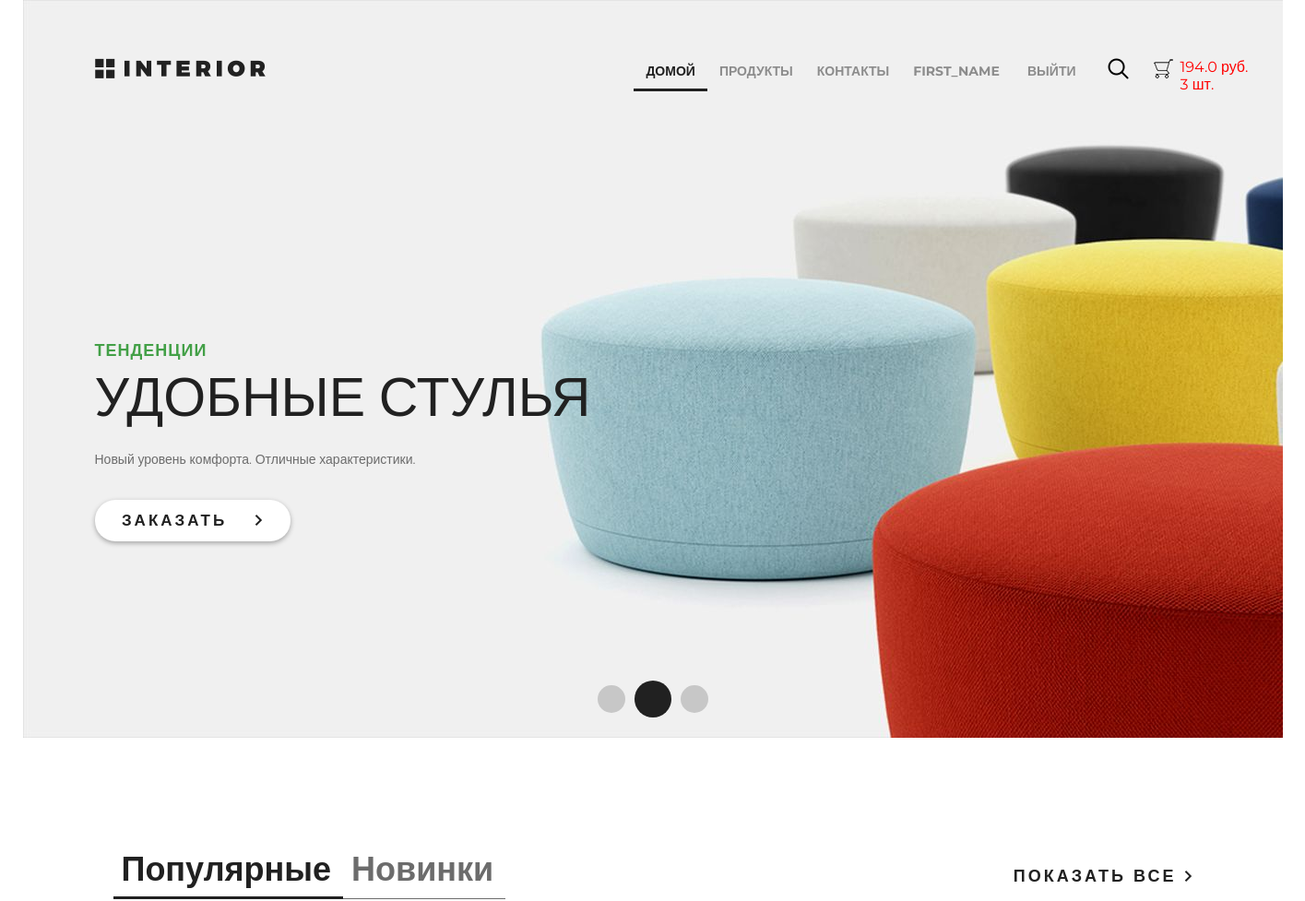
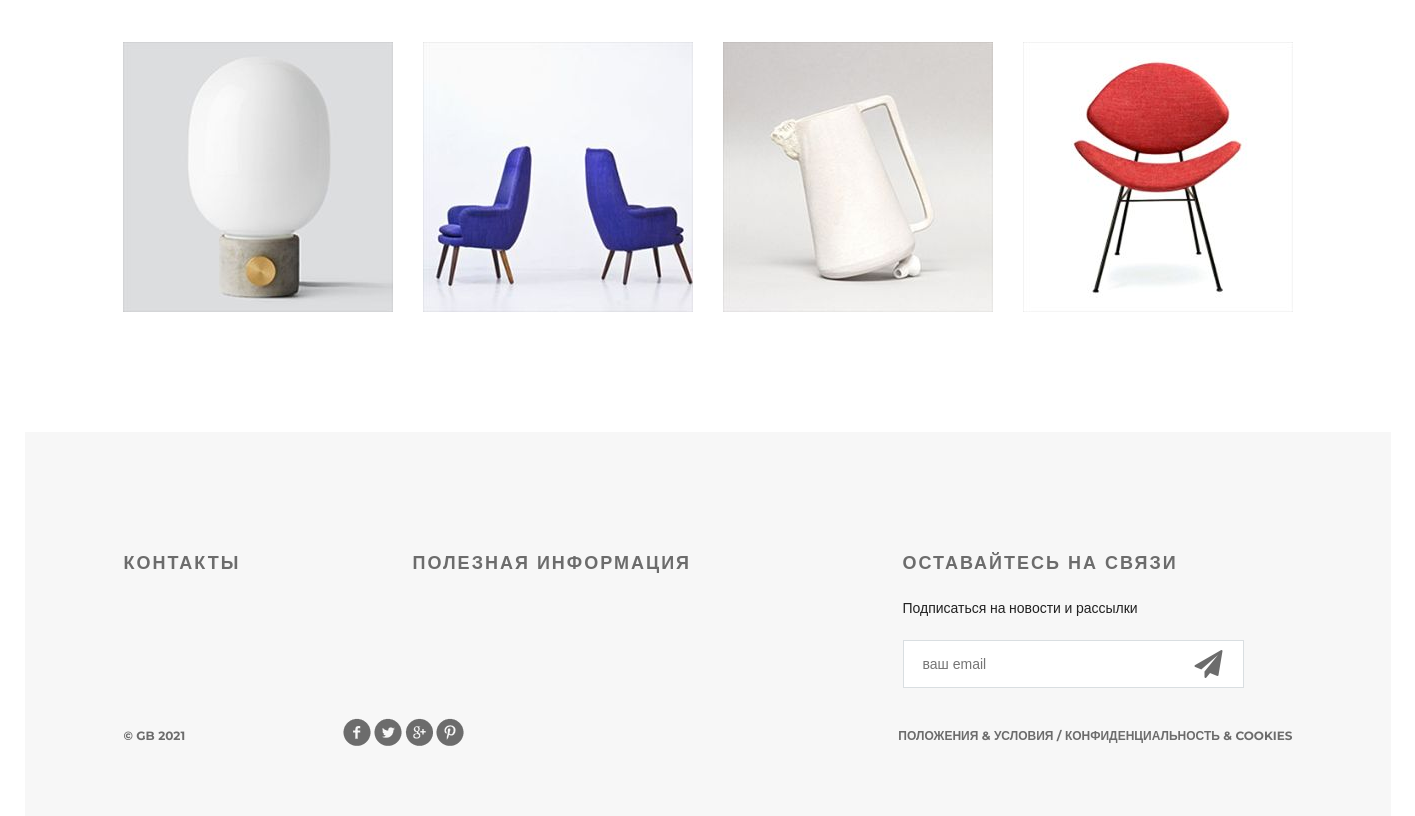
The page / (signed in) on the database its author committed (2 pictures, top to bottom).
### authapp/models.py (models this page shows)
class ShopUser(AbstractUser):
    avatar = models.ImageField(upload_to='users_avatars', blank=True, verbose_name='картинка')
    age = models.PositiveIntegerField(verbose_name='возраст')

### basketapp/models.py (models this page shows)
class Basket(models.Model):
    user = models.ForeignKey(settings.AUTH_USER_MODEL, on_delete=models.CASCADE, related_name='basket')
    product = models.ForeignKey(Product, on_delete=models.CASCADE)
    quantity = models.PositiveSmallIntegerField(default=0)
    created_at = models.DateTimeField(auto_now_add=True)
    @property
    def product_cost(self):
        return self.quantity * self.product.price
    @property
    def total_quantity(self):
        _items = Basket.objects.filter(user=self.user)
        return sum(list(map(lambda x: x.quantity, _items)))
    @property
    def total_cost(self):
        _items = Basket.objects.filter(user=self.user)
        return sum(list(map(lambda x: x.product_cost, _items)))

### mainapp/models.py (models this page shows, shortened)
class Product(models.Model):
    category = models.ForeignKey(ProductCategory, on_delete=models.CASCADE, verbose_name='категория')
    name = models.CharField(max_length=128, verbose_name='название')
    image = models.ImageField(upload_to='products', blank=True, verbose_name='картинка')
    short_desc = models.CharField(max_length=255, blank=True, verbose_name='краткое описание')
    description = models.TextField(blank=True, verbose_name='описание')
    price = models.DecimalField(max_digits=10, decimal_places=2, default=0, verbose_name='цена')
    quantity = models.PositiveIntegerField(default=0, verbose_name='количество на складе')

### mainapp/views.py (the view)
# urls.py: path('', mainapp.index, name="index"),
def index(request):
    context = {
        'title': 'Главная',
        'products': Product.objects.all()[:4],
        'basket': get_basket(request.user)
    }
    return render(request, 'mainapp/index.html', context)

### mainapp/views.py (called while the page is built)
def get_basket(user):
    if user.is_authenticated:
        return Basket.objects.filter(user=user)
    return []

### mainapp/templates/mainapp/index.html (shortened to what this page needs)
{% extends 'mainapp/base.html' %}
{% load static %}
	{% block menu %}
		<div class="slider">
			<div class="header clearfix">
				{% include 'mainapp/includs/inc_main_menu.html' %}
			</div>
			<div class="text-slider">
				<h3 class="green">тенденции</h3>
				<h3 class="big"> удобные стулья</h3>
				<p>Новый уровень комфорта. Отличные характеристики.</p>
				<a href="#" class="button-order">заказать <img src="{% static 'img/arrow.png' %}" alt=""></a>
			</div>
			<div class="navi">
				<a href="#"></a><a href="#"></a><a href="#"></a>
			</div>
		</div>
	{% endblock %}
	{% block content %}
		<div class="featured">
			<div class="featured-menu">
					<a class="active" href="#">Популярные</a><a href="#">Новинки</a>
			</div>
			<a class="explore" href="#">показать все <img src="{% static 'img/arrow.png' %}" alt=""></a>
			<div class="clearfix">
			</div>
			<div class="tab-content">
				{% for product in products %}
				<div class="block">
					<a href="{% url 'mainapp:product' product.pk %}"><img src="/media/{{ product.image }}" alt="" height="270" width="270">
					</a>
				</div>
				{% endfor %}
			</div>
		</div>
	{% endblock %}

### mainapp/templates/mainapp/includs/inc_main_menu.html (shortened to what this page needs)
<a href="{% url 'index' %}" class="logo"></a>
<ul class="menu">
    <li><a href="{% url 'index' %}"
                {% if request.resolver_match.url_name == 'index' %}class='active'{% endif %}
        >домой</a></li>
    <li><a href="{% url 'products:products' %}"
        >продукты</a></li>
    <li><a href="{% url 'contact' %}"
        >контакты</a></li>
    <li>
        {% if user.is_authenticated %}
            <a href="{% url 'auth:edit' %}">{{ user.first_name|default:'пользователь' }}</a>
            <a href="{% url 'auth:logout' %}">выйти</a>
        {% else %}
            <a href="{% url 'auth:register' %}">регистрация</a>
            <a href="{% url 'auth:login' %}">войти</a>
        {% endif %}
    </li>
</ul>
<a href="#" class="search"></a>
<a href="{% url 'basket:basket' %}" class="basket">
    <span style="color:red;">
        {% if user.is_authenticated %}
            {% if basket %}
                {{ basket.0.total_cost|floatformat:1 }} руб. <br>
                {{ basket.0.total_quantity }} шт.
            {% endif %}
        {% endif %}
    </span>
</a>

### static/css/style.css (style rules this page uses)
* { margin: 0; padding: 0; }
body { font-family: 'Montserrat', sans-serif; }
html, body { height: 100%; }
.slider { height: 800px; background-image: url(/static/img/slider.jpg); padding-left: 78px; padding-right: 211px; position: relative; }
.logo { background-image: url(/static/img/logo.png); margin-top: 63px; width: 185px; height: 22px; float: left; }
.menu { list-style-type: none; margin-top: 67px; float: right; }
.menu li { float: left; }
.menu a { color: #8c8c8c; font-size: 14px; font-weight: 700; text-align: right; text-transform: uppercase; text-decoration: none; padding: 10px 13px; }
.menu .active { color: #212121; font-weight: 700; border-bottom: 3px solid #212121; }
.search { display: block; width: 23px; height: 23px; background-image: url(/static/img/search.png); position: absolute; top: 63px; left: 1176px; }
.basket { display: block; width: 23px; height: 23px; background-image: url(/static/img/basket.png); position: absolute; top: 63px; left: 1225px; text-decoration: none; color: #555; }
.basket span { display: block; margin-left: 30px; width: 150px; }
.clearfix:after { content: ""; display: block; clear: both; }
.text-slider { margin-top: 288px; position: absolute; }
.text-slider p { color: #6c6c6c; font-size: 14px; text-align: left; width: 458px; line-height: 24px; }
.button-order { background-color: #ffffff; box-shadow: 0px 2px 4.85px 0.15px rgba(33, 33, 33, 0.35); width: 212px; height: 45px; display: block; text-transform: uppercase; text-align: center; border-radius: 22px; text-decoration: none; color: #212121; font-size: 17px; font-weight: 700; line-height: 45px; margin-top: 32px; letter-spacing: 3px; }
.button-order img { padding-left: 22px; }
.green { text-transform: uppercase; color: #43a047; font-size: 18px; font-weight: 700; text-align: left; margin-bottom: 22px; line-height: 13px; letter-spacing: 1px; }
.big { color: #212121; font-size: 59px; line-height: 43px; text-transform: uppercase; font-weight: 100; margin-bottom: 34px; }
.navi { position: absolute; bottom: 22px; right: 618px; display: flex; width: 130px; height: 40px; justify-content: space-between; align-items: center; }
.navi a { display: block; width: 30px; height: 30px; border-radius: 50%; background-color: rgba(33, 33, 33, 0.2); float: left; margin: 0px 5px; }
.navi a:nth-child(2) { display: block; width: 40px; height: 40px; border-radius: 50%; background-color: #212121; float: left; margin: 0px; }
.featured { padding-left: 98px; padding-right: 98px; }
.featured-menu { margin-top: 120px; width: 300px; height: 49px; float: left; }
.featured-menu a { color: #6c6c6c; font-size: 36px; font-weight: 700; text-align: left; text-decoration: none; border-bottom: 1px solid #6c6c6c; padding-bottom: 10px; padding-right: 13px; padding-left: 9px; }
.featured-menu .active { font-size: 36px; font-weight: 700; text-align: left; color: #212121; border-bottom: 3px solid #212121; padding-bottom: 8px; }
.explore { text-transform: uppercase; color: #212121; font-size: 18px; font-weight: 700; line-height: 24px; text-align: center; float: right; margin-top: 138px; letter-spacing: 3px; text-decoration: none; }
.tab-content { margin-top: 50px; display: flex; justify-content: space-between; margin-bottom: 120px; }
.tab-content .block { height: 270px; width: 270px; position: relative; }

### rows shown on the page
ShopUser: first_name "FIRST_NAME"
Basket: user+quantity+product "194.0", user+quantity "3"
Product: image (picture)
Product: image (picture)
Product: image (picture)
Product: image (picture)
